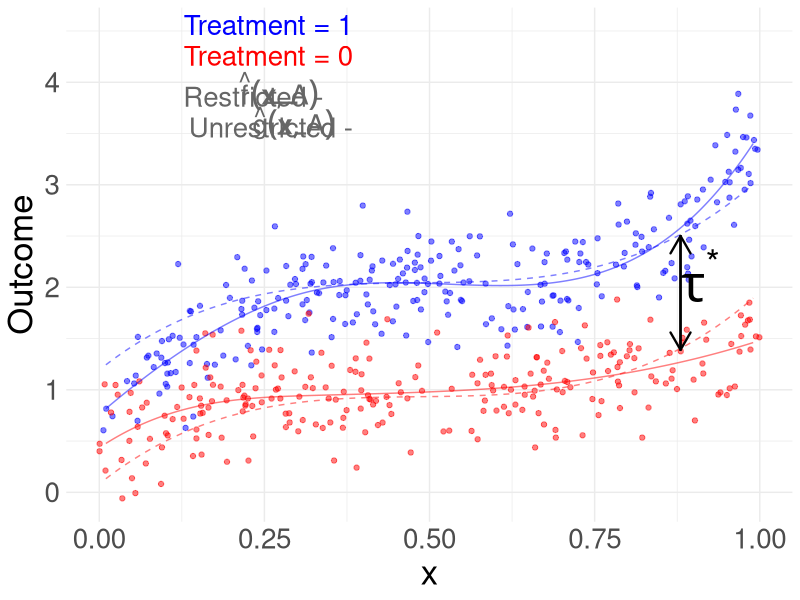

Write the R code that produced this figure.
set.seed(123)
library(splines)
library(ggplot2)

# Define the number of observations
n <- 500

# Generate random values for x1 and x2 from a normal distribution
x <- runif(n)


# Generate treatment variable A
A <- rbinom(n, size = 1, prob = 0.5)

# Define the coefficients
beta0 <- 1
beta1 <- 5
beta2 <- 1
beta3 <- 5.5


# Generate random error terms
epsilon <- rnorm(n, mean = 0, sd = 0.3)

Y <- beta0 + beta1 * (x-0.5)^3 + beta2 * A + beta3 * A * (x-0.5)^3 + A*(x > 0.5)*(x - 0.5)^3 + epsilon


DATA_full <- data.frame('Y' = Y, 'x' = x, 'A' = A, 'x.t' = A *x)
DATA_reduced <- data.frame('Y' = Y, 'x' = x, 'A' = A)

bs_fit <- lm(Y ~ bs(x, df=5) + A*bs(x, df=5), data=DATA_full)
test_points <- data.frame(x=rep(seq(0.01, 0.99, length.out=500), 2), A=rep(c(0, 1), each=500))
test_points$fitted_vals <- predict(bs_fit, newdata=test_points)


tau <- mean(Y[A == 1]) - mean(Y[A == 0])
tau.range <- seq(-4*tau, 4*tau, length.out = 20)

mse <- rep(NA, length(tau.range))
for(k in 1:length(tau.range)) {
  tau.tmp <- tau.range[k]
  data.reduced <- data.frame('Y' = Y - tau.tmp*A, 'x' = x)
  lm_tmp <- lm(Y ~ bs(x), data = data.reduced)
  ghat <- lm_tmp$fitted.values + tau.tmp*A
  mse[k] <- mean((Y - ghat)^2)
}
tau.star <- tau.range[which.min(mse)]

data.reduced <- data.frame('Y' = Y - tau.star*A, 'x' = x)
lm_star <- lm(Y ~ bs(x), data = data.reduced)

test_points_reduced0 <- test_points_reduced1 <- data.frame(x=rep(seq(0.01, 0.99, length.out=500), 2))
test_points_reduced0$fitted_vals <- predict(lm_star, newdata=test_points)
test_points_reduced1$fitted_vals <- test_points_reduced0$fitted_vals + tau.star

df_trt1 <- subset(DATA_full, A==1)
df_trt0 <- subset(DATA_full, A==0)
fit_trt1 <- subset(test_points, A==1)
fit_trt0 <- subset(test_points, A==0)


ggplot() + 
  geom_point(data = df_trt1, aes(x = x, y = Y), color = "blue", alpha = 0.5) +
  geom_point(data = df_trt0, aes(x = x, y = Y), color = "red", alpha = 0.5) +
  geom_line(data = fit_trt1, aes(x = x, y = fitted_vals), color = "blue", alpha = 0.5) +
  geom_line(data = fit_trt0, aes(x = x, y = fitted_vals), color = "red", alpha = 0.5) +
  geom_line(data = test_points_reduced1, aes(x = x, y = fitted_vals), color = "blue", alpha = 0.5, linetype = 2) +
  geom_line(data = test_points_reduced0, aes(x = x, y = fitted_vals), color = "red", alpha = 0.5, linetype = 2) +
  geom_text(data = data.frame(x = 0.0, Y = 4.5), aes(x = x, y = Y), label = "Treatment = 1", hjust = -0.5, vjust = 0.2, color = "blue", size = 7) +
  geom_text(data = data.frame(x = 0.0, Y = 4.2), aes(x = x, y = Y), label = "Treatment = 0", hjust = -0.5, vjust = 0.2, color = "red", size = 7) +
  annotate("segment", x = 0.25, xend = 0.3, y = 3.8, yend = 3.8, color = "gray40", size = 0.8) +
  annotate("text", x = 0.015, y = 3.8, label = "Restricted - ", hjust = -0.5, vjust = 0.2, color = "gray40", size = 7) +
  annotate("text", x = 0.15, y = 3.8, label = expression(hat(f)(bold(x), A)), hjust = -0.5, vjust = 0.2, color = "gray40", size = 7) +
  annotate("segment", x = 0.27, xend = 0.32, y = 3.5, yend = 3.5, color = "gray40", size = 0.8, linetype = "dashed") +
  annotate("text", x = 0.0051, y = 3.5, label = "Unrestricted - ", hjust = -0.5, vjust = 0.2, color = "gray40", size = 7) +
  annotate("text", x = 0.17, y = 3.5, label = expression(hat(g)(bold(x), A)), hjust = -0.5, vjust = 0.2, color = "gray40", size = 7) +
  labs(y = "Outcome", x = "x", color = "Treatment") +
  scale_color_manual(values = c("blue", "red"), labels = c("Treatment = 1", "Trt = 0")) +
  theme_minimal() +
  theme(axis.text.x = element_text(size = 20), 
        axis.text.y = element_text(size = 20),
        axis.title = element_text(size = 25)) +
  geom_segment(aes(x = 0.88, xend = 0.88, y = 1.39, yend = 2.50), 
               arrow = arrow(type = "open", length = unit(0.2, "inches")), 
               color = "black", lineend = "round", size = 0.8) +
  geom_segment(aes(x = 0.88, xend = 0.88, y = 2.50, yend = 1.39), 
               arrow = arrow(type = "open", length = unit(0.2, "inches")), 
               color = "black", lineend = "round", size = 0.8) +
  annotate("text", x = 0.91, y = 1.6, label = expression(tau^'*'), color = "black", size = 13, hjust = 0.5, vjust = -0.5)
